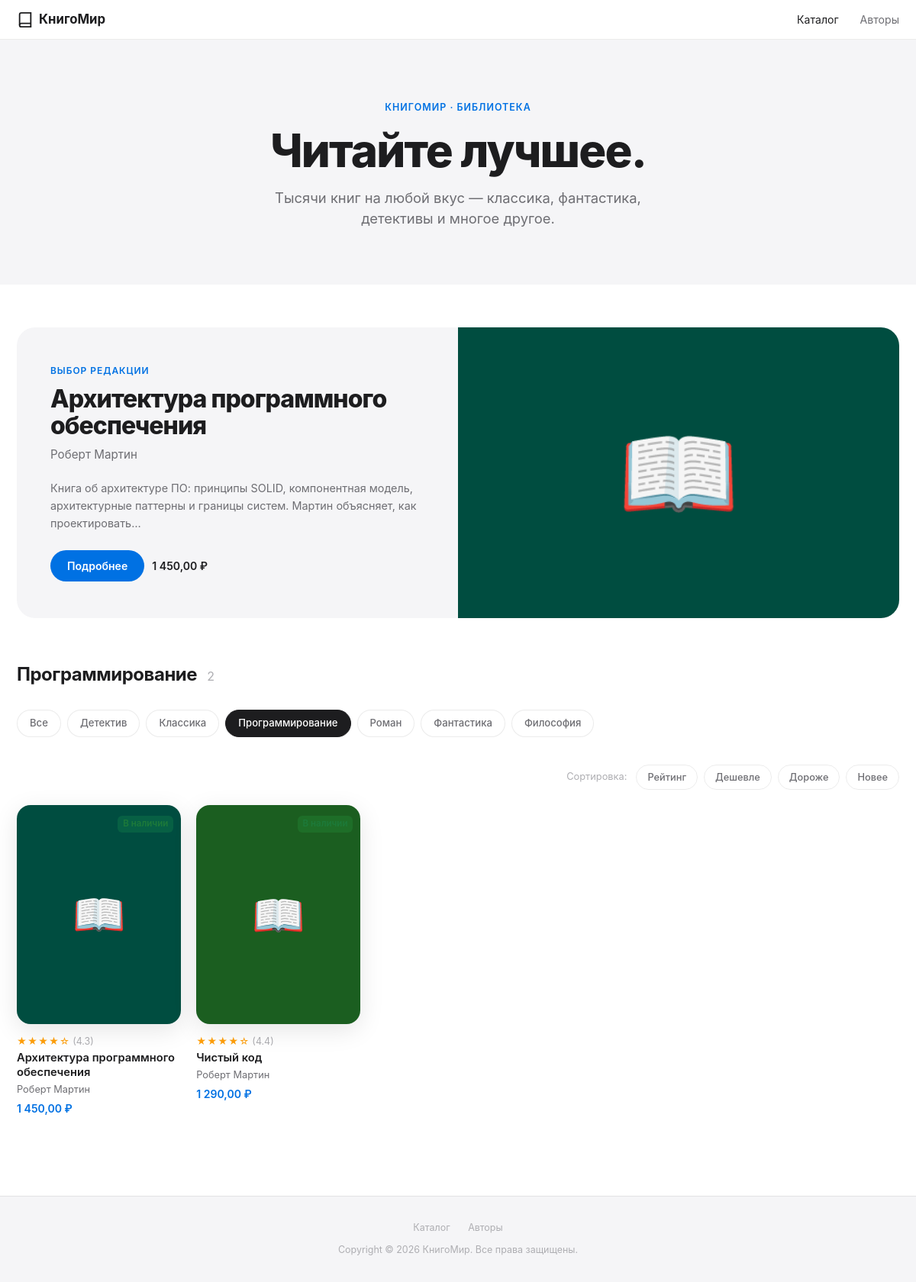
/?genre=programming, run on the app's committed database.
### catalog/models.py (models this page shows, shortened)
class Book(models.Model):
    STATUS_AVAILABLE = 'available'
    STATUS_OUT_OF_STOCK = 'out_of_stock'
    STATUS_COMING_SOON = 'coming_soon'
    STATUS_CHOICES = [
        (STATUS_AVAILABLE, 'В наличии'),
        (STATUS_OUT_OF_STOCK, 'Нет в наличии'),
        (STATUS_COMING_SOON, 'Скоро в продаже'),
    ]
    title = models.CharField('Название', max_length=255)
    author = models.ForeignKey(
        Author,
        on_delete=models.CASCADE,
        verbose_name='Автор',
        related_name='books',
    )
    genres = models.ManyToManyField(
        Genre,
        verbose_name='Жанры',
        related_name='books',
        blank=True,
    )
    description = models.TextField('Описание')
    published_year = models.PositiveSmallIntegerField('Год издания')
    pages = models.PositiveSmallIntegerField('Количество страниц')
    price = models.DecimalField('Цена (руб.)', max_digits=8, decimal_places=2)
    rating = models.FloatField(
        'Рейтинг',
        default=0.0,
        validators=[MinValueValidator(0.0), MaxValueValidator(5.0)],
    )
    status = models.CharField(
        'Статус',
        max_length=20,
        choices=STATUS_CHOICES,
        default=STATUS_AVAILABLE,
    )
    created_at = models.DateTimeField('Добавлена', auto_now_add=True)
    cover_color = models.CharField(
        'Цвет обложки (HEX)',
        max_length=7,
        default='#4A90D9',
        help_text='Например: #4A90D9',
    )
    class Meta:
        verbose_name = 'Книга'
        verbose_name_plural = 'Книги'
        ordering = ['-created_at']

class Author(models.Model):
    first_name = models.CharField('Имя', max_length=100)
    last_name = models.CharField('Фамилия', max_length=100)
    birth_year = models.PositiveSmallIntegerField('Год рождения', null=True, blank=True)
    bio = models.TextField('Биография', blank=True)
    class Meta:
        verbose_name = 'Автор'
        verbose_name_plural = 'Авторы'
        ordering = ['last_name', 'first_name']
    @property
    def full_name(self):
        return f'{self.first_name} {self.last_name}'

class Genre(models.Model):
    name = models.CharField('Название жанра', max_length=100, unique=True)
    slug = models.SlugField('Slug', max_length=100, unique=True)
    class Meta:
        verbose_name = 'Жанр'
        verbose_name_plural = 'Жанры'
        ordering = ['name']

### catalog/views.py (the view)
# urls.py: path('', views.book_list, name='book_list'),
def book_list(request):
    books = Book.objects.select_related('author').prefetch_related('genres').all()
    genres = Genre.objects.all()
    genre_slug = request.GET.get('genre', '')
    active_genre = None
    if genre_slug:
        active_genre = Genre.objects.filter(slug=genre_slug).first()
        if active_genre:
            books = books.filter(genres=active_genre)
    sort = request.GET.get('sort', '-created_at')
    allowed_sorts = {
        'price': 'price',
        '-price': '-price',
        'rating': '-rating',   # сначала высокий рейтинг
        'title': 'title',
        'year': '-published_year',
    }
    books = books.order_by(allowed_sorts.get(sort, '-created_at'))
    context = {
        'books': books,
        'genres': genres,
        'active_genre': active_genre,
        'current_sort': sort,
        'total_books': books.count(),
    }
    return render(request, 'catalog/book_list.html', context)

### catalog/templatetags/book_tags.py (called while the page is built)
@register.simple_tag
def site_name():
    return SITE_TITLE

@register.simple_tag
def star_rating(rating):
    try:
        rating = float(rating)
    except (TypeError, ValueError):
        rating = 0.0
    full_stars = int(rating)
    empty_stars = 5 - full_stars
    stars_html = '★' * full_stars + '☆' * empty_stars
    rating_str = f'{rating:.1f}'
    return format_html(
        '<span class="stars" title="Рейтинг {}/5">{}</span>'
        '<span class="rating-num">({})</span>',
        rating_str, stars_html, rating_str,
    )

@register.filter(name='rubles')
def rubles(value):
    try:
        amount = float(value)
    except (TypeError, ValueError):
        return value
    integer_part = int(amount)
    decimal_part = round((amount - integer_part) * 100)
    formatted_int = f'{integer_part:,}'.replace(',', '\u00a0')  # неразрывный пробел
    return mark_safe(f'{formatted_int},{decimal_part:02d}\u00a0₽')

@register.filter(name='short_description')
def short_description(text, max_length=150):
    if not text:
        return ''
    text = str(text)
    if len(text) <= max_length:
        return text
    truncated = text[:max_length].rsplit(' ', 1)[0]
    return truncated + '…'

@register.filter(name='status_badge')
def status_badge(status):
    badges = {
        'available':    ('badge-green', 'В наличии'),
        'out_of_stock': ('badge-red',   'Нет в наличии'),
        'coming_soon':  ('badge-blue',  'Скоро в продаже'),
    }
    css_class, label = badges.get(status, ('badge-gray', status))
    return format_html(
        '<span class="badge {}">{}</span>',
        css_class, label,
    )

### catalog/templates/catalog/book_list.html (shortened to what this page needs)
{% extends "catalog/base.html" %}
{% load book_tags %}
{% block content %}
<div class="hero">
    <div class="hero-eyebrow">{% site_name %} · Библиотека</div>
    <h1 class="hero-title">Читайте лучшее.</h1>
    <p class="hero-subtitle">Тысячи книг на любой вкус — классика, фантастика, детективы и многое другое.</p>
</div>
{% if books %}
<div class="container" style="padding-top:56px;">
    {% for book in books %}
    {% if forloop.first %}
    <div class="featured">
        <div class="featured-body">
            <div class="featured-eyebrow">Выбор редакции</div>
            <div class="featured-title">{{ book.title }}</div>
            <div class="featured-author">{{ book.author.full_name }}</div>
            <div class="featured-desc">{{ book.description|short_description:140 }}</div>
            <div style="display:flex;gap:10px;align-items:center;flex-wrap:wrap;">
                <a class="btn btn-primary" href="{% url 'catalog:book_detail' book.pk %}">Подробнее</a>
                <span style="font-size:.88rem;font-weight:600;color:#1d1d1f;">{{ book.price|rubles }}</span>
            </div>
        </div>
        <div class="featured-cover-side" style="background:{{ book.cover_color }};">📖</div>
    </div>
    {% endif %}
    {% endfor %}
    <div class="section-header">
        <div class="section-title">
            {% if active_genre %}{{ active_genre.name }}{% else %}Все книги{% endif %}
            <span style="font-size:1rem;font-weight:400;color:var(--text-tertiary);margin-left:8px;">
                {{ books|length }}
            </span>
        </div>
    </div>
    <div class="chips">
        <a href="{% url 'catalog:book_list' %}" class="chip {% if not active_genre %}active{% endif %}">Все</a>
        {% for genre in genres %}
            <a href="{% url 'catalog:book_list' %}?genre={{ genre.slug }}"
               class="chip {% if active_genre.slug == genre.slug %}active{% endif %}">
                {{ genre.name }}
            </a>
        {% endfor %}
    </div>
    <div class="sort-row">
        <span style="font-size:.8rem;color:var(--text-tertiary);padding:6px 4px;">Сортировка:</span>
        <a href="?{% if active_genre %}genre={{ active_genre.slug }}&{% endif %}sort=rating" class="sort-btn {% if current_sort == 'rating' %}active{% endif %}">Рейтинг</a>
        <a href="?{% if active_genre %}genre={{ active_genre.slug }}&{% endif %}sort=price" class="sort-btn {% if current_sort == 'price' %}active{% endif %}">Дешевле</a>
        <a href="?{% if active_genre %}genre={{ active_genre.slug }}&{% endif %}sort=-price" class="sort-btn {% if current_sort == '-price' %}active{% endif %}">Дороже</a>
        <a href="?{% if active_genre %}genre={{ active_genre.slug }}&{% endif %}sort=year" class="sort-btn {% if current_sort == 'year' %}active{% endif %}">Новее</a>
    </div>
    <div class="book-grid">
        {% for book in books %}
        <a class="book-card" href="{% url 'catalog:book_detail' book.pk %}" style="text-decoration:none;">
            <div class="book-card-cover-wrap" style="background:{{ book.cover_color }};">
                <div class="book-card-cover">📖</div>
                <div class="book-card-badge">
                    {{ book.status|status_badge }}
                </div>
            </div>
            <div class="book-card-stars">
                {% star_rating book.rating %}
            </div>
            <div class="book-card-title">{{ book.title|truncatechars:36 }}</div>
            <div class="book-card-author">{{ book.author.full_name }}</div>
            <div class="book-card-price">{{ book.price|rubles }}</div>
        </a>
        {% empty %}
        <div class="empty-state" style="grid-column:1/-1;">
            <div class="empty-state-icon">📭</div>
            <div class="empty-state-title">Книги не найдены</div>
            <p>Попробуйте другой жанр или сбросьте фильтры.</p>
        </div>
        {% endfor %}
    </div>
</div>
{% endif %}
<div style="padding-bottom:64px;"></div>
{% endblock %}

### data on the page
Book: title "Архитектура программного обеспечения", author.full_name "Роберт Мартин", description|short_description "Книга об архитектуре ПО: принципы SOLID, компонентная модель, архитектурные паттерны и границы систем. Мартин объясняет, как проектировать…", price|rubles "1 450,00 ₽", status|status_badge "В наличии", rating "★★★★☆ (4.3)"
Genre: name "Программирование"
Genre: name "Детектив"
Genre: name "Классика"
Genre: name "Роман"
Genre: name "Фантастика"
Genre: name "Философия"
Book: rating "★★★★☆ (4.4)", title "Чистый код", author.full_name "Роберт Мартин", price|rubles "1 290,00 ₽"

### other printed values
{{ books|length }} "2"
